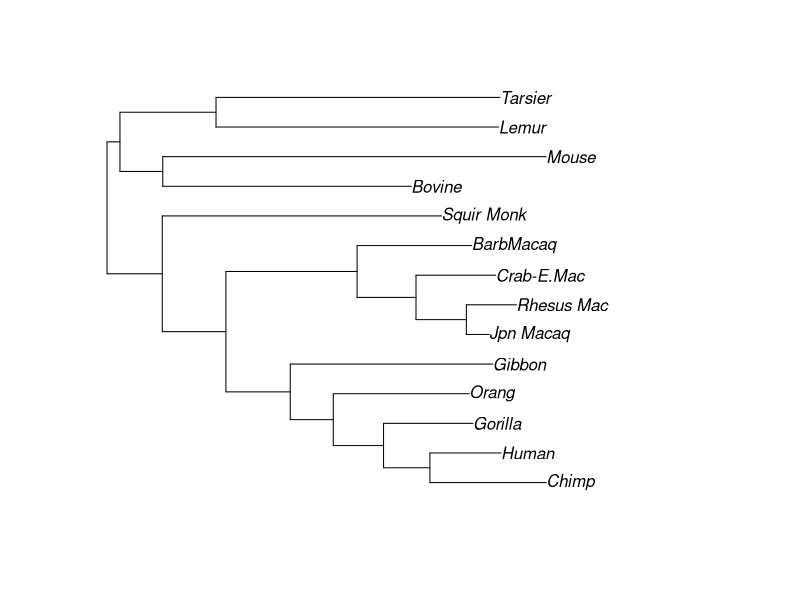
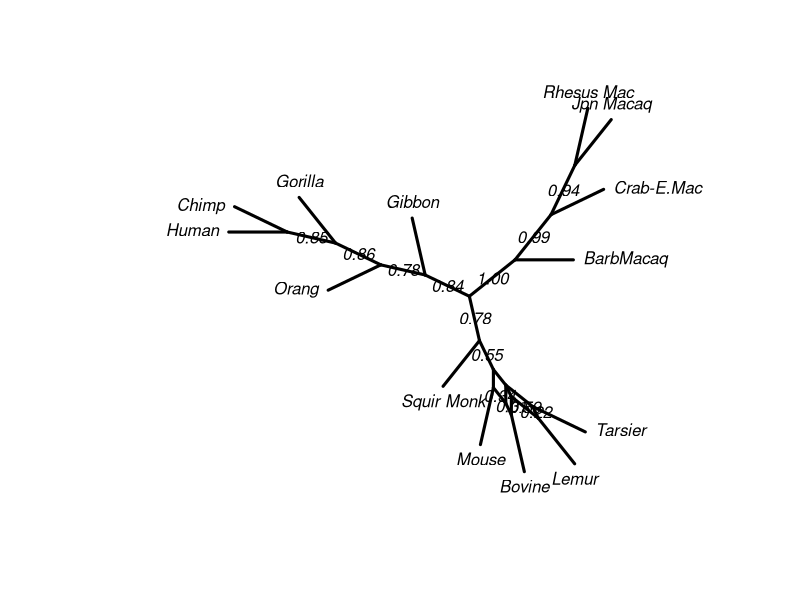
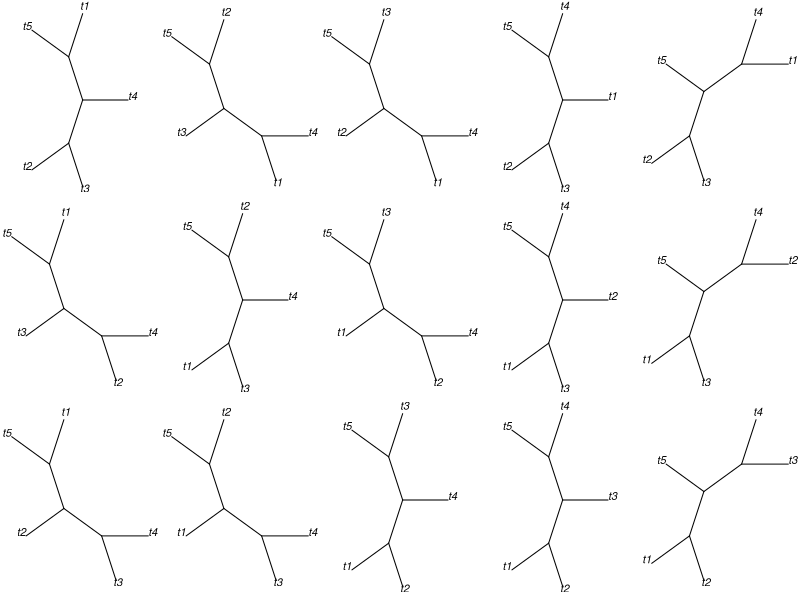

The R script that drew these images, in order:
## ---- chunk 1
# set global chunk options: images will be bigger
knitr::opts_chunk$set(fig.width=8, fig.height=6)
options(digits = 4)
options("quiet" = TRUE)
## ---- chunk 2
library(ape)
library(phangorn)
fdir <- system.file("extdata/trees", package = "phangorn")
primates <- read.phyDat(file.path(fdir, "primates.dna"),
                        format = "interleaved")
## ---- chunk 3
dm <- dist.ml(primates)
treeNJ  <- NJ(dm)
## ---- chunk 4
fit <- pml(treeNJ, data=primates)
fit
## ---- chunk 5
methods(class="pml")
## ---- chunk 6
fitJC  <- optim.pml(fit, rearrangement="NNI")
logLik(fitJC)
## ---- chunk 7
fitF81 <- update(fitJC, k=4, inv=0.2, bf=baseFreq(primates))
fitF81
## ---- chunk 8
fitGTR <- optim.pml(fitF81, model="GTR", optInv=TRUE, optGamma=TRUE,
    rearrangement = "NNI")
fitGTR
## ---- chunk 9
fitGTR <- optim.pml(fitGTR, model="GTR", optInv=TRUE, optGamma=TRUE,
    rearrangement = "stochastic")
fitGTR
## ---- chunk 10
anova(fitJC, fitGTR)
## ---- chunk 11
SH.test(fitGTR, fitJC)
## ---- chunk 12
AIC(fitJC)
AIC(fitGTR)
AICc(fitGTR)
BIC(fitGTR)
## ---- chunk 13
bs <- bootstrap.pml(fitJC, bs=100, optNni=TRUE)
## ---- chunk 14
plotBS(midpoint(fitJC$tree), bs, p = 50, type="p")
## ---- chunk 15
cnet <- consensusNet(bs, p=0.2)
plot(cnet, show.edge.label=TRUE)
## ---- chunk 16
trees <- allTrees(5)
par(mfrow=c(3,5), mar=rep(0,4))
for(i in 1:15)plot(trees[[i]], cex=1, type="u")
## ---- chunk 17
nni(trees[[1]])
## ---- chunk 18
sessionInfo()
